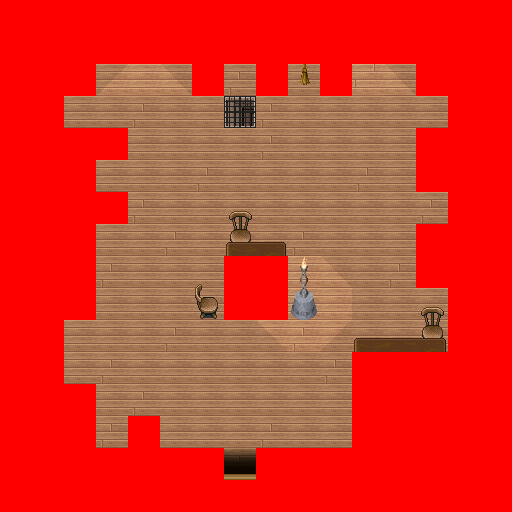

Tiled map render using the project's own tile images. Description and the map definition, with tile-layer contents summarised, below:
An orthogonal 16x16 tile map with 32x32 px tiles, 6 tile layers (0_floor, 1_terrain, 2_object, 3_roof, ...), 1 hidden layer not drawn, 22 tilesets.

<map version="1.4" tiledversion="1.4.2" orientation="orthogonal" renderorder="right-down" width="16" height="16" tilewidth="32" tileheight="32" infinite="0" nextlayerid="8" nextobjectid="1">
 <tileset firstgid="1" name="barrel.png" tilewidth="32" tileheight="32" tilecount="2" columns="1">
  <image source="../../tileset/item/pot/barrel.png" width="32" height="64" />
 </tileset>
 <tileset firstgid="3" name="side_on" tilewidth="32" tileheight="32" tilecount="2" columns="2">
  <image source="../../tileset/furniture/bed/side_on.png" width="64" height="32" />
 </tileset>
 <tileset firstgid="5" name="flower_vase.png" tilewidth="32" tileheight="32" tilecount="3" columns="3">
  <image source="../../tileset/plant/indoor/flower_vase.png" width="96" height="32" />
 </tileset>
 <tileset firstgid="8" name="bright_bookshelf_and_cupboard.png" tilewidth="32" tileheight="32" tilecount="6" columns="3">
  <image source="../../tileset/furniture/shelve/bright_bookshelf_and_cupboard.png" width="96" height="64" />
 </tileset>
 <tileset firstgid="14" name="flowering_plant.png" tilewidth="32" tileheight="32" tilecount="2" columns="2">
  <image source="../../tileset/plant/indoor/flowering_plant.png" width="64" height="32" />
 </tileset>
 <tileset firstgid="16" name="pot_grey.png" tilewidth="32" tileheight="32" tilecount="1" columns="1">
  <image source="../../tileset/item/pot/pot_grey.png" width="32" height="32" />
 </tileset>
 <tileset firstgid="17" name="pot_plant.png" tilewidth="32" tileheight="32" tilecount="3" columns="1">
  <image source="../../tileset/plant/indoor/pot_plant.png" width="32" height="96" />
 </tileset>
 <tileset firstgid="20" name="stool" tilewidth="32" tileheight="32" tilecount="1" columns="1">
  <image source="../../tileset/furniture/chair/stool.png" width="32" height="32" />
 </tileset>
 <tileset firstgid="21" name="stairs.png" tilewidth="32" tileheight="32" tilecount="12" columns="2">
  <image source="../../tileset/building/stairs/stairs.png" width="64" height="192" />
 </tileset>
 <tileset firstgid="33" name="bushes.png" tilewidth="32" tileheight="32" tilecount="10" columns="5">
  <image source="../../tileset/plant/bush/bushes.png" trans="ffffff" width="160" height="64" />
 </tileset>
 <tileset firstgid="43" name="collision" tilewidth="32" tileheight="32" tilecount="1" columns="1">
  <image source="../../tileset/logic/collision.png" width="32" height="32" />
 </tileset>
 <tileset firstgid="44" name="plazy" tilewidth="32" tileheight="32" tilecount="27" columns="3">
  <image source="../../tileset/pol/waly/int_plazy.png" width="96" height="288" />
 </tileset>
 <tileset firstgid="71" name="okno" tilewidth="32" tileheight="32" tilecount="16" columns="8">
  <image source="../../tileset/pol/domki/okna/window_drewno.png" width="256" height="64" />
 </tileset>
 <tileset firstgid="87" name="drzwi" tilewidth="32" tileheight="32" tilecount="15" columns="5">
  <image source="../../tileset/pol/domki/drzwi/door_drewno_int.png" width="160" height="96" />
 </tileset>
 <tileset firstgid="102" name="deski" tilewidth="32" tileheight="32" tilecount="16" columns="2">
  <image source="../../tileset/pol/domki/podloga/deski_kaflee.png" width="64" height="256" />
 </tileset>
 <tileset firstgid="118" name="protection" tilewidth="32" tileheight="32" tilecount="2" columns="2">
  <image source="../../tileset/logic/protection.png" width="64" height="32" />
 </tileset>
 <tileset firstgid="120" name="krata" tilewidth="32" tileheight="32" tilecount="1" columns="1">
  <image source="../../tileset/item/grill_top.png" width="32" height="32" />
 </tileset>
 <tileset firstgid="121" name="lampa" tilewidth="32" tileheight="32" tilecount="8" columns="2">
  <image source="../../tileset/furniture/light/dark_torch.png" width="64" height="128" />
 </tileset>
 <tileset firstgid="129" name="stol" tilewidth="32" tileheight="32" tilecount="9" columns="3">
  <image source="../../tileset/pol/wyposazenie/stoly/drewniany_stol4.png" width="96" height="96" />
 </tileset>
 <tileset firstgid="138" name="krzes" tilewidth="32" tileheight="32" tilecount="20" columns="5">
  <image source="../../tileset/pol/wyposazenie/lawki_krzesla/krzesla.png" width="160" height="128" />
 </tileset>
 <tileset firstgid="158" name="maszyna" tilewidth="32" tileheight="32" tilecount="1" columns="1">
  <image source="../../tileset/item/sewing_machine.png" width="32" height="32" />
 </tileset>
 <tileset firstgid="159" name="tuls" tilewidth="32" tileheight="32" tilecount="9" columns="3">
  <image source="../../tileset/item/tools.png" width="96" height="96" />
 </tileset>
 <layer id="1" name="0_floor" width="16" height="16">
  <data>[256 cells, 256 non-empty, 9 distinct tile ids]</data>
 </layer>
 <layer id="2" name="1_terrain" width="16" height="16">
  <data>[256 cells, 124 non-empty, 24 distinct tile ids]</data>
 </layer>
 <layer id="3" name="2_object" width="16" height="16">
  <data>[256 cells, 61 non-empty, 42 distinct tile ids]</data>
 </layer>
 <layer id="4" name="3_roof" width="16" height="16">
  <data>[256 cells, 6 non-empty, 4 distinct tile ids]</data>
 </layer>
 <layer id="5" name="objects" width="16" height="16">
  <data>[256 cells, 0 non-empty, 0 distinct tile ids]</data>
 </layer>
 <layer id="6" name="collision" width="16" height="16">
  <data>[256 cells, 144 non-empty, 1 distinct tile ids]</data>
 </layer>
 <layer id="7" name="protection" width="16" height="16" visible="0">
  <data>[256 cells, 256 non-empty, 1 distinct tile ids]</data>
 </layer>
</map>
